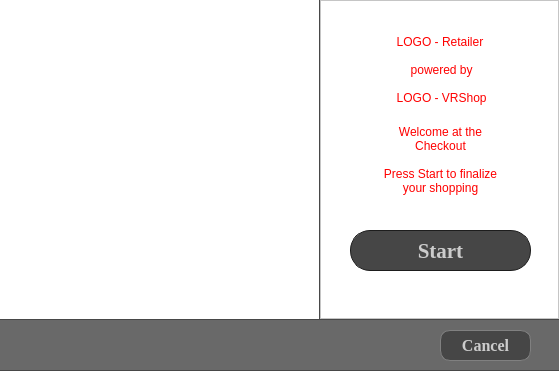
<?xml version="1.0" encoding="UTF-8"?>
<ui version="4.0">
 <class>Cashier</class>
 <widget class="QDialog" name="Cashier">
  <property name="geometry">
   <rect>
    <x>0</x>
    <y>0</y>
    <width>559</width>
    <height>371</height>
   </rect>
  </property>
  <property name="sizePolicy">
   <sizepolicy hsizetype="Fixed" vsizetype="Fixed">
    <horstretch>0</horstretch>
    <verstretch>0</verstretch>
   </sizepolicy>
  </property>
  <property name="minimumSize">
   <size>
    <width>559</width>
    <height>371</height>
   </size>
  </property>
  <property name="maximumSize">
   <size>
    <width>559</width>
    <height>371</height>
   </size>
  </property>
  <property name="windowTitle">
   <string>Dialog</string>
  </property>
  <property name="styleSheet">
   <string notr="true">background-color: rgb(72,72,72);</string>
  </property>
  <layout class="QFormLayout" name="formLayout">
   <property name="fieldGrowthPolicy">
    <enum>QFormLayout::AllNonFixedFieldsGrow</enum>
   </property>
   <property name="horizontalSpacing">
    <number>1</number>
   </property>
   <property name="verticalSpacing">
    <number>1</number>
   </property>
   <property name="leftMargin">
    <number>0</number>
   </property>
   <property name="topMargin">
    <number>0</number>
   </property>
   <property name="rightMargin">
    <number>0</number>
   </property>
   <property name="bottomMargin">
    <number>0</number>
   </property>
   <item row="0" column="0">
    <widget class="QFrame" name="m_pFrameLeftSide">
     <property name="sizePolicy">
      <sizepolicy hsizetype="Fixed" vsizetype="Fixed">
       <horstretch>0</horstretch>
       <verstretch>0</verstretch>
      </sizepolicy>
     </property>
     <property name="minimumSize">
      <size>
       <width>319</width>
       <height>319</height>
      </size>
     </property>
     <property name="maximumSize">
      <size>
       <width>319</width>
       <height>319</height>
      </size>
     </property>
     <property name="styleSheet">
      <string notr="true">background-color:white;</string>
     </property>
     <widget class="QLabel" name="m_pLabelWelcomeDisplay">
      <property name="geometry">
       <rect>
        <x>0</x>
        <y>0</y>
        <width>319</width>
        <height>319</height>
       </rect>
      </property>
      <property name="sizePolicy">
       <sizepolicy hsizetype="Fixed" vsizetype="Fixed">
        <horstretch>0</horstretch>
        <verstretch>0</verstretch>
       </sizepolicy>
      </property>
      <property name="maximumSize">
       <size>
        <width>319</width>
        <height>319</height>
       </size>
      </property>
      <property name="styleSheet">
       <string notr="true"/>
      </property>
      <property name="text">
       <string/>
      </property>
      <property name="pixmap">
       <pixmap>../../../../../../../../../Matej/Images/blueFlowers.bmp</pixmap>
      </property>
      <property name="scaledContents">
       <bool>true</bool>
      </property>
      <property name="indent">
       <number>0</number>
      </property>
     </widget>
    </widget>
   </item>
   <item row="2" column="0" colspan="2">
    <widget class="QFrame" name="m_pFrameToolBar">
     <property name="minimumSize">
      <size>
       <width>61</width>
       <height>50</height>
      </size>
     </property>
     <property name="styleSheet">
      <string notr="true">background-color: rgb(105,105,105);
</string>
     </property>
     <property name="frameShape">
      <enum>QFrame::NoFrame</enum>
     </property>
     <property name="frameShadow">
      <enum>QFrame::Raised</enum>
     </property>
     <widget class="QPushButton" name="m_pPushButtonCancel">
      <property name="geometry">
       <rect>
        <x>440</x>
        <y>10</y>
        <width>91</width>
        <height>31</height>
       </rect>
      </property>
      <property name="font">
       <font>
        <family>Times New Roman</family>
        <pointsize>12</pointsize>
        <weight>75</weight>
        <bold>true</bold>
       </font>
      </property>
      <property name="styleSheet">
       <string notr="true">QPushButton {
	min-height: 20px;
	color: rgb(204,204,204);
	border-radius: 10px;
	border: 1px solid gray;
	background-color:rgb(70,70,70);}

QPushButton:hover {
	background-color:rgb(105,105,105);
	border-radius: 10px;
	color:white;
}


/*	background-color: qlineargradient(spread:pad, 
	x1:0.181818, y1:0.267, x2:0, y2:1, 
	stop:0 rgba(234, 133, 0, 255), 
	stop:1 rgba(255, 255, 255, 255))
};

*/

/*
	border: 1px solid rgb(67,67,67); 


*/
</string>
      </property>
      <property name="text">
       <string>Cancel</string>
      </property>
      <property name="flat">
       <bool>false</bool>
      </property>
     </widget>
    </widget>
   </item>
   <item row="0" column="1">
    <widget class="QFrame" name="m_pFrameRightSide">
     <property name="sizePolicy">
      <sizepolicy hsizetype="Fixed" vsizetype="Fixed">
       <horstretch>0</horstretch>
       <verstretch>0</verstretch>
      </sizepolicy>
     </property>
     <property name="minimumSize">
      <size>
       <width>239</width>
       <height>319</height>
      </size>
     </property>
     <property name="maximumSize">
      <size>
       <width>239</width>
       <height>319</height>
      </size>
     </property>
     <property name="styleSheet">
      <string notr="true">background-color:white</string>
     </property>
     <property name="frameShape">
      <enum>QFrame::StyledPanel</enum>
     </property>
     <property name="frameShadow">
      <enum>QFrame::Raised</enum>
     </property>
     <widget class="QPushButton" name="m_pPushButtonStart">
      <property name="geometry">
       <rect>
        <x>30</x>
        <y>230</y>
        <width>181</width>
        <height>41</height>
       </rect>
      </property>
      <property name="font">
       <font>
        <family>Times New Roman</family>
        <pointsize>16</pointsize>
        <weight>75</weight>
        <bold>true</bold>
       </font>
      </property>
      <property name="styleSheet">
       <string notr="true">QPushButton {
	min-height: 20px;
	color: rgb(204,204,204);
	border-radius: 20px;
	border: 1px solid rgb(29,29,29);
	background-color:rgb(70,70,70);}

QPushButton:hover {
	background-color:rgb(105,105,105);
	border-radius: 20px;
	color:white;
}
</string>
      </property>
      <property name="text">
       <string>Start</string>
      </property>
     </widget>
     <widget class="QLabel" name="m_pLabelLogoRetailer">
      <property name="geometry">
       <rect>
        <x>70</x>
        <y>30</y>
        <width>100</width>
        <height>80</height>
       </rect>
      </property>
      <property name="minimumSize">
       <size>
        <width>0</width>
        <height>80</height>
       </size>
      </property>
      <property name="styleSheet">
       <string notr="true">color:red;</string>
      </property>
      <property name="text">
       <string>LOGO - Retailer 

 powered by 

 LOGO - VRShop</string>
      </property>
      <property name="alignment">
       <set>Qt::AlignCenter</set>
      </property>
      <property name="margin">
       <number>0</number>
      </property>
      <property name="indent">
       <number>-1</number>
      </property>
     </widget>
     <widget class="QLabel" name="m_pLabelWelcomeNote">
      <property name="geometry">
       <rect>
        <x>60</x>
        <y>120</y>
        <width>121</width>
        <height>80</height>
       </rect>
      </property>
      <property name="minimumSize">
       <size>
        <width>0</width>
        <height>80</height>
       </size>
      </property>
      <property name="styleSheet">
       <string notr="true">color:red;</string>
      </property>
      <property name="text">
       <string>Welcome at the Checkout

Press Start to finalize your shopping</string>
      </property>
      <property name="alignment">
       <set>Qt::AlignCenter</set>
      </property>
      <property name="wordWrap">
       <bool>true</bool>
      </property>
      <property name="margin">
       <number>0</number>
      </property>
      <property name="indent">
       <number>-1</number>
      </property>
      <property name="textInteractionFlags">
       <set>Qt::NoTextInteraction</set>
      </property>
     </widget>
    </widget>
   </item>
  </layout>
 </widget>
 <resources/>
 <connections/>
</ui>
